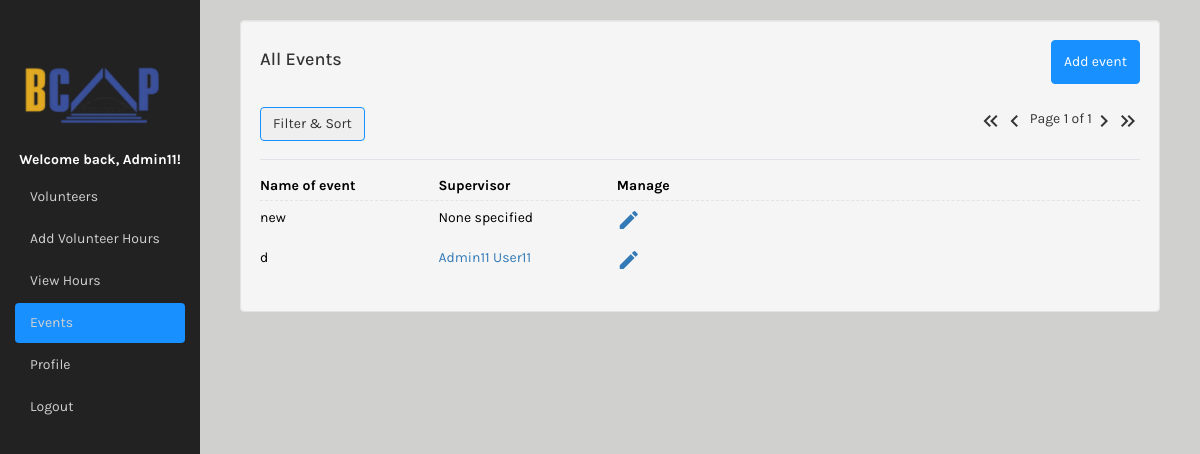
Page /events/ (signed in) on the earlier database version.
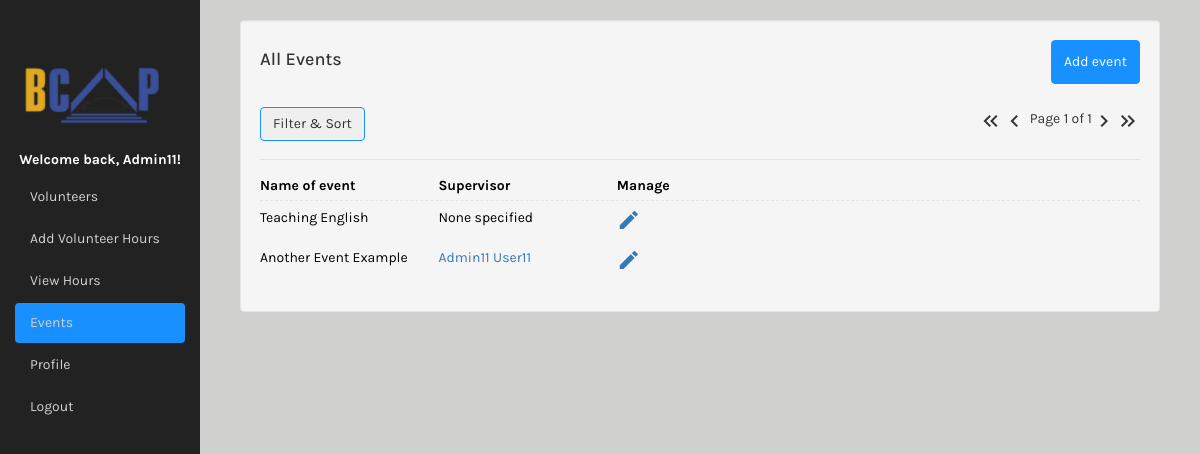
Same page on the later database version.
### bcap373_app/models.py (models this page shows, shortened)
class EventModel(models.Model):
	name = models.CharField(max_length=256, blank=False)
	event_supervisor = models.ForeignKey(User, on_delete=models.SET_NULL, null=True, blank=True, limit_choices_to={'is_staff': True}, related_name='event_supervisor')
	created_at = models.DateTimeField(auto_now_add=True)
	class Meta:
		ordering = ["-created_at"]

class Profile(models.Model):
	user = models.OneToOneField(User, on_delete=models.CASCADE)
	phone = models.CharField(max_length=20, blank=True,
		help_text="Please enter your phone number in the following format: (XXX) XXX-XXXX")
	birth_date = models.DateField(null=True, blank=True)
	waiver = models.CharField(null=True, blank=True, max_length=300, help_text="If you have this user's waiver on file, please indicate this in this box (and give a link to where it can be found, e.g. on Google Drive)")
	def __str__(self):
		return "{} {}".format(self.user.first_name, self.user.last_name)

### bcap373_app/views.py (the view)
# urls.py: path('events/', views.events, name="events"),
@login_required
def events(request):
   if request.user.is_staff:
      records = EventModel.objects.all()
      myFilter = EventFilter(request.GET, queryset=records)
      records = myFilter.qs
      paginator = Paginator(records, settings.PAGINATOR_COUNT)
      page_number = request.GET.get('page')
      page_obj = paginator.get_page(page_number)
      return render(request, "events.html", {"page_obj" : page_obj, 'myFilter': myFilter})
   else:
      messages.error(request, 'You do not have permission to access this resource.')
      return redirect('/history')

### bcap373_app/models.py (called while the page is built)
def get_user_name(self):
	uid = self.id
	profile = Profile.objects.get(id=uid)
	return str(profile).title()

### templates/events.html (shortened to what this page needs)
{% extends "base.html" %}
{% load static %}
{% load template_tags %}
{% block pageContent %}
<div class="col-sm custom-grid">
    <div class="well">
        <div class="top-header">
            <div>
                <h4 class="history-title">All Events</h4>
            </div>
            <div class="home-right">
                <a href='/new_event'>
                    <button class="btn btn-primary">Add event</button>
                </a>
            </div>
        </div>
        <div class="tools">
            <div class="left-menu">
                <div class="dropdown" style="margin-right:10px">
                    <button class="btn btn-secondary dropdown-toggle" type="button" id="dropdownMenu2"
                        data-toggle="dropdown" aria-haspopup="true" aria-expanded="false">
                        Filter & Sort
                    </button>
                </div>
            </div>
            <div class="pagination">
                {% if page_obj.has_previous %}
                    <a href="{% relative_url 1 'page' request.GET.urlencode %}"><i class="material-icons md-48">keyboard_double_arrow_left</i></a>
                    <a href="{% relative_url page_obj.previous_page_number 'page' request.GET.urlencode %}"><i class="material-icons md-48">keyboard_arrow_left</i></a>
                {% else %}
                    <i class="material-icons md-48">keyboard_double_arrow_left</i>
                    <i class="material-icons md-48">keyboard_arrow_left</i>
                {% endif %}&nbsp;
                <p>Page {{ page_obj.number }} of {{ page_obj.paginator.num_pages }}</p>
                {% if page_obj.has_next %}
                    <a href="{% relative_url page_obj.next_page_number 'page' request.GET.urlencode %}"><i class="material-icons md-48">keyboard_arrow_right</i></a>
                    <a href="{% relative_url page_obj.paginator.num_pages 'page' request.GET.urlencode %}"><i class="material-icons md-48">keyboard_double_arrow_right</i></a>
                {% else %}
                    <i class="material-icons md-48">keyboard_arrow_right</i>
                    <i class="material-icons md-48">keyboard_double_arrow_right</i>
                {% endif %}
            </div>
        </div>
        <div>
            <ul class="data-frame">
                <li class="data-item frame-header">
                    <dl class="data-grid-5">
                        <dt class = "rowheader">Name of event</dt>
                        <dd class = "rowheader">Supervisor</dd>
                        <dd class = "rowheader">Manage</dd>
                    </dl>
                </li>
                {% for r in page_obj %}
                    <li class="data-item">
                        <dl class="data-grid-5">
                            <dd class="event-name">{{ r.name }}</dd>
                            {% if r.event_supervisor %}
                                <dd class="supervisor"><a href="/view_user/?user={{r.event_supervisor.id}}">{{ r.event_supervisor }}</a></dd>
                            {% else %}
                                <dd class="supervisor">None specified</dd>
                            {% endif %}
                            <dd><a href="/update-event/?id={{r.id}}"><i class="material-icons md-48">edit</i></a></dd>
                        </dl>
                    </li>
                {% endfor %}
            </ul>
        </div>
    </div>
</div>
</html>
{% endblock %}

Differences in the rows shown:
changed EventModel: name "new" → "Teaching English"
changed EventModel "Admin11 User11": name "d" → "Another Event Example"
